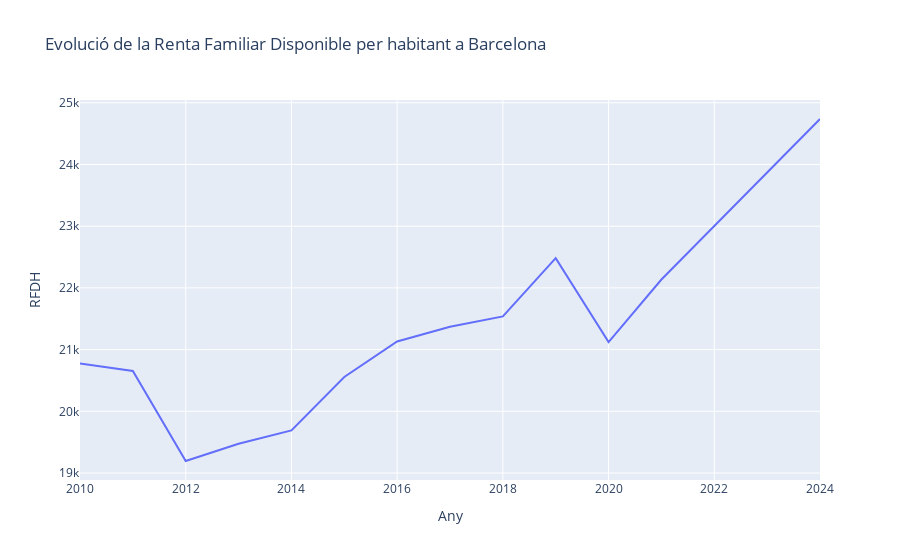

This figure's notebook cell:
### Code cell
fig = px.line(df2, 
              y='RFDH',
              title=f'Evolució de la Renta Familiar Disponible per habitant a {ciutat}'
             )
fig.show()

### Figure 1 — Plotly figure (JSON) as saved in the notebook; plotly's stock layout.template omitted (floating-point values rounded to 4 significant figures)
{"data": [{"hovertemplate": "Any=%{x}<br>RFDH=%{y}<extra></extra>", "legendgroup": "", "line": {"color": "#636efa", "dash": "solid"}, "marker": {"symbol": "circle"}, "mode": "lines", "name": "", "orientation": "v", "showlegend": false, "type": "scatter", "x": [2010, 2011, 2012, 2013, 2014, 2015, 2016, 2017, 2018, 2019, 2020, 2021, 2022, 2023, 2024], "xaxis": "x", "y": [20770.0, 20650.0, 19200.0, 19470.0, 19690.0, 20560.0, 21130.0, 21370.0, 21540.0, 22480.0, 21120.0, 22140.0, 23000.0, 23870.0, 24740.0], "yaxis": "y"}], "layout": {"legend": {"tracegroupgap": 0}, "title": {"text": "Evolució de la Renta Familiar Disponible per habitant a Barcelona"}, "xaxis": {"anchor": "y", "domain": [0, 1], "title": {"text": "Any"}}, "yaxis": {"anchor": "x", "domain": [0, 1], "title": {"text": "RFDH"}}}}
